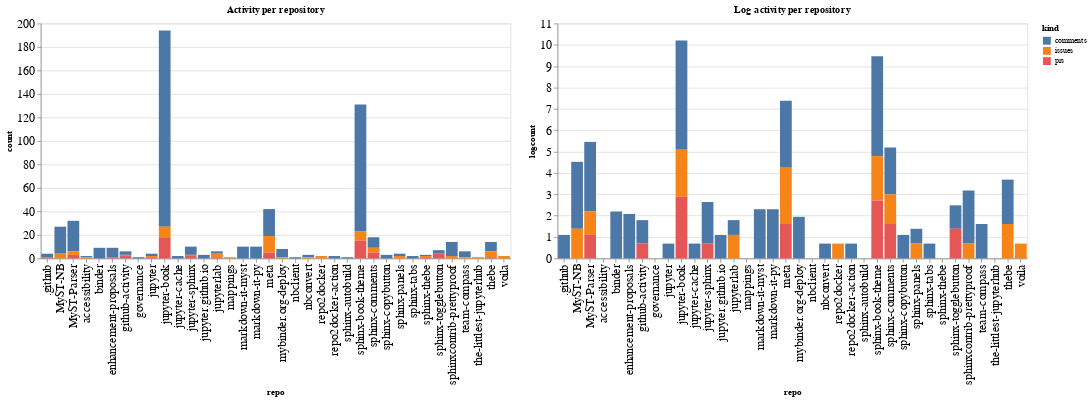

The notebook cell this image was saved under:
### Code cell
ch1 = alt.Chart(repo_summaries, width=600, title="Activity per repository").mark_bar().encode(
    x='repo',
    y='count',
    color='kind',
    tooltip="kind"
)

ch2 = alt.Chart(repo_summaries, width=600, title="Log activity per repository").mark_bar().encode(
    x='repo',
    y='logcount',
    color='kind',
    tooltip="kind"
)

ch1 | ch2

### Figure 1 — Vega-Lite specification as saved in the notebook (floating-point values rounded to 4 significant figures)
{"config": {"axisLeft": {"labelFontSize": 15}, "axisBottom": {"labelFontSize": 15}}, "hconcat": [{"mark": "bar", "encoding": {"color": {"type": "nominal", "field": "kind"}, "tooltip": {"type": "nominal", "field": "kind"}, "x": {"type": "nominal", "field": "repo"}, "y": {"type": "quantitative", "field": "count"}}, "title": "Activity per repository", "width": 600}, {"mark": "bar", "encoding": {"color": {"type": "nominal", "field": "kind"}, "tooltip": {"type": "nominal", "field": "kind"}, "x": {"type": "nominal", "field": "repo"}, "y": {"type": "quantitative", "field": "logcount"}}, "title": "Log activity per repository", "width": 600}], "data": {"name": "data-a2f9c4e1f21e325f8381205cfa73266d"}, "$schema": "https://vega.github.io/schema/vega-lite/v4.8.1.json", "datasets": {"data-a2f9c4e1f21e325f8381205cfa73266d": [{"repo": ".github", "kind": "comments", "count": 3, "logcount": 1.099}, {"repo": ".github", "kind": "prs", "count": 1, "logcount": 0.0}, {"repo": "MyST-NB", "kind": "comments", "count": 23, "logcount": 3.135}, {"repo": "MyST-NB", "kind": "issues", "count": 4, "logcount": 1.386}, {"repo": "MyST-Parser", "kind": "comments", "count": 26, "logcount": 3.258}, {"repo": "MyST-Parser", "kind": "issues", "count": 3, "logcount": 1.099}, {"repo": "MyST-Parser", "kind": "prs", "count": 3, "logcount": 1.099}, {"repo": "accessibility", "kind": "comments", "count": 1, "logcount": 0.0}, {"repo": "accessibility", "kind": "issues", "count": 1, "logcount": 0.0}, {"repo": "binder", "kind": "comments", "count": 9, "logcount": 2.197}, {"repo": "enhancement-proposals", "kind": "comments", "count": 8, "logcount": 2.079}, {"repo": "enhancement-proposals", "kind": "prs", "count": 1, "logcount": 0.0}, {"repo": "github-activity", "kind": "comments", "count": 3, "logcount": 1.099}, {"repo": "github-activity", "kind": "issues", "count": 1, "logcount": 0.0}, {"repo": "github-activity", "kind": "prs", "count": 2, "logcount": 0.6931}, {"repo": "governance", "kind": "comments", "count": 1, "logcount": 0.0}, {"repo": "jupyter", "kind": "comments", "count": 2, "logcount": 0.6931}, {"repo": "jupyter", "kind": "issues", "count": 1, "logcount": 0.0}, {"repo": "jupyter", "kind": "prs", "count": 1, "logcount": 0.0}, {"repo": "jupyter-book", "kind": "comments", "count": 167, "logcount": 5.118}, {"repo": "jupyter-book", "kind": "issues", "count": 9, "logcount": 2.197}, {"repo": "jupyter-book", "kind": "prs", "count": 18, "logcount": 2.89}, {"repo": "jupyter-cache", "kind": "comments", "count": 2, "logcount": 0.6931}, {"repo": "jupyter-sphinx", "kind": "comments", "count": 7, "logcount": 1.946}, {"repo": "jupyter-sphinx", "kind": "issues", "count": 1, "logcount": 0.0}, {"repo": "jupyter-sphinx", "kind": "prs", "count": 2, "logcount": 0.6931}, {"repo": "jupyter.github.io", "kind": "comments", "count": 3, "logcount": 1.099}, {"repo": "jupyterlab", "kind": "comments", "count": 2, "logcount": 0.6931}, {"repo": "jupyterlab", "kind": "issues", "count": 3, "logcount": 1.099}, {"repo": "jupyterlab", "kind": "prs", "count": 1, "logcount": 0.0}, {"repo": "mappings", "kind": "issues", "count": 1, "logcount": 0.0}, {"repo": "markdown-it-myst", "kind": "comments", "count": 10, "logcount": 2.303}, {"repo": "markdown-it-py", "kind": "comments", "count": 10, "logcount": 2.303}, {"repo": "meta", "kind": "comments", "count": 23, "logcount": 3.135}, {"repo": "meta", "kind": "issues", "count": 14, "logcount": 2.639}, {"repo": "meta", "kind": "prs", "count": 5, "logcount": 1.609}, {"repo": "mybinder.org-deploy", "kind": "comments", "count": 7, "logcount": 1.946}, {"repo": "mybinder.org-deploy", "kind": "issues", "count": 1, "logcount": 0.0}, {"repo": "nbclient", "kind": "comments", "count": 1, "logcount": 0.0}, {"repo": "nbconvert", "kind": "comments", "count": 2, "logcount": 0.6931}, {"repo": "nbconvert", "kind": "issues", "count": 1, "logcount": 0.0}, {"repo": "repo2docker", "kind": "issues", "count": 2, "logcount": 0.6931}, {"repo": "repo2docker-action", "kind": "comments", "count": 2, "logcount": 0.6931}, {"repo": "sphinx-autobuild", "kind": "comments", "count": 1, "logcount": 0.0}, {"repo": "sphinx-book-theme", "kind": "comments", "count": 108, "logcount": 4.682}, {"repo": "sphinx-book-theme", "kind": "issues", "count": 8, "logcount": 2.079}, {"repo": "sphinx-book-theme", "kind": "prs", "count": 15, "logcount": 2.708}, {"repo": "sphinx-comments", "kind": "comments", "count": 9, "logcount": 2.197}, {"repo": "sphinx-comments", "kind": "issues", "count": 4, "logcount": 1.386}, {"repo": "sphinx-comments", "kind": "prs", "count": 5, "logcount": 1.609}, {"repo": "sphinx-copybutton", "kind": "comments", "count": 3, "logcount": 1.099}, {"repo": "sphinx-panels", "kind": "comments", "count": 2, "logcount": 0.6931}, {"repo": "sphinx-panels", "kind": "issues", "count": 2, "logcount": 0.6931}, {"repo": "sphinx-tabs", "kind": "comments", "count": 2, "logcount": 0.6931}, {"repo": "sphinx-thebe", "kind": "comments", "count": 1, "logcount": 0.0}, {"repo": "sphinx-thebe", "kind": "issues", "count": 1, "logcount": 0.0}, {"repo": "sphinx-thebe", "kind": "prs", "count": 1, "logcount": 0.0}, {"repo": "sphinx-togglebutton", "kind": "comments", "count": 3, "logcount": 1.099}, {"repo": "sphinx-togglebutton", "kind": "prs", "count": 4, "logcount": 1.386}, {"repo": "sphinxcontrib-prettyproof", "kind": "comments", "count": 12, "logcount": 2.485}, {"repo": "sphinxcontrib-prettyproof", "kind": "issues", "count": 2, "logcount": 0.6931}, {"repo": "team-compass", "kind": "comments", "count": 5, "logcount": 1.609}, {"repo": "team-compass", "kind": "issues", "count": 1, "logcount": 0.0}, {"repo": "the-littlest-jupyterhub", "kind": "issues", "count": 1, "logcount": 0.0}, {"repo": "thebe", "kind": "comments", "count": 8, "logcount": 2.079}, {"repo": "thebe", "kind": "issues", "count": 5, "logcount": 1.609}, {"repo": "thebe", "kind": "prs", "count": 1, "logcount": 0.0}, {"repo": "voila", "kind": "issues", "count": 2, "logcount": 0.6931}]}}
